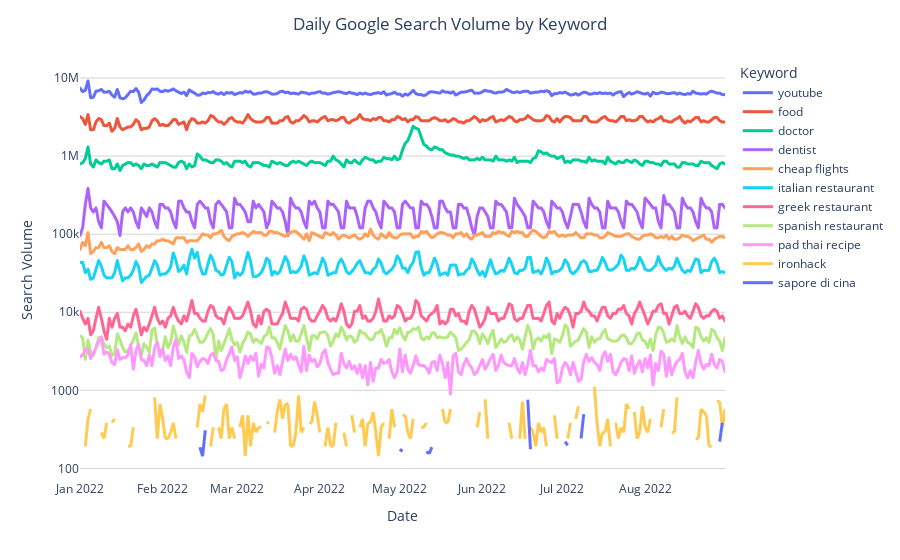

The cell this chart's notebook holds for it:
### Code cell
fig = px.line(df4, x='date', y="searchvolume", color="query", log_y=True)
fig.update_layout(
    title='Daily Google Search Volume by Keyword',
    xaxis_title="Date",
    yaxis_title="Search Volume",
    legend_title_text='Keyword',
    title_x=0.5,
    paper_bgcolor='rgba(0,0,0,0)',
    plot_bgcolor='rgba(0,0,0,0)'
)
fig.update_yaxes(showgrid=True, gridwidth=1, gridcolor='lightgrey', tickvals=[10000000, 1000000, 100000, 10000,1000, 100,])
fig.update_traces(line=dict(width=3))
fig.show()

### Figure 1 — Plotly figure (JSON) as saved in the notebook; plotly's stock layout.template omitted (floating-point values rounded to 4 significant figures; data arrays with more than 128 entries replaced by an {"elided": "..."} marker saying what was removed)
{"data": [{"hovertemplate": "query=youtube<br>date=%{x}<br>searchvolume=%{y}<extra></extra>", "legendgroup": "youtube", "line": {"color": "#636efa", "dash": "solid", "width": 3}, "marker": {"symbol": "circle"}, "mode": "lines", "name": "youtube", "showlegend": true, "type": "scattergl", "x": {"elided": "243 str values"}, "xaxis": "x", "y": {"elided": "243 int values"}, "yaxis": "y"}, {"hovertemplate": "query=food<br>date=%{x}<br>searchvolume=%{y}<extra></extra>", "legendgroup": "food", "line": {"color": "#EF553B", "dash": "solid", "width": 3}, "marker": {"symbol": "circle"}, "mode": "lines", "name": "food", "showlegend": true, "type": "scattergl", "x": {"elided": "243 str values"}, "xaxis": "x", "y": {"elided": "243 int values"}, "yaxis": "y"}, {"hovertemplate": "query=doctor<br>date=%{x}<br>searchvolume=%{y}<extra></extra>", "legendgroup": "doctor", "line": {"color": "#00cc96", "dash": "solid", "width": 3}, "marker": {"symbol": "circle"}, "mode": "lines", "name": "doctor", "showlegend": true, "type": "scattergl", "x": {"elided": "243 str values"}, "xaxis": "x", "y": {"elided": "243 int values"}, "yaxis": "y"}, {"hovertemplate": "query=dentist<br>date=%{x}<br>searchvolume=%{y}<extra></extra>", "legendgroup": "dentist", "line": {"color": "#ab63fa", "dash": "solid", "width": 3}, "marker": {"symbol": "circle"}, "mode": "lines", "name": "dentist", "showlegend": true, "type": "scattergl", "x": {"elided": "243 str values"}, "xaxis": "x", "y": {"elided": "243 int values"}, "yaxis": "y"}, {"hovertemplate": "query=cheap flights<br>date=%{x}<br>searchvolume=%{y}<extra></extra>", "legendgroup": "cheap flights", "line": {"color": "#FFA15A", "dash": "solid", "width": 3}, "marker": {"symbol": "circle"}, "mode": "lines", "name": "cheap flights", "showlegend": true, "type": "scattergl", "x": {"elided": "243 str values"}, "xaxis": "x", "y": {"elided": "243 int values"}, "yaxis": "y"}, {"hovertemplate": "query=italian restaurant<br>date=%{x}<br>searchvolume=%{y}<extra></extra>", "legendgroup": "italian restaurant", "line": {"color": "#19d3f3", "dash": "solid", "width": 3}, "marker": {"symbol": "circle"}, "mode": "lines", "name": "italian restaurant", "showlegend": true, "type": "scattergl", "x": {"elided": "243 str values"}, "xaxis": "x", "y": {"elided": "243 int values"}, "yaxis": "y"}, {"hovertemplate": "query=greek restaurant<br>date=%{x}<br>searchvolume=%{y}<extra></extra>", "legendgroup": "greek restaurant", "line": {"color": "#FF6692", "dash": "solid", "width": 3}, "marker": {"symbol": "circle"}, "mode": "lines", "name": "greek restaurant", "showlegend": true, "type": "scattergl", "x": {"elided": "243 str values"}, "xaxis": "x", "y": {"elided": "243 int values"}, "yaxis": "y"}, {"hovertemplate": "query=spanish restaurant<br>date=%{x}<br>searchvolume=%{y}<extra></extra>", "legendgroup": "spanish restaurant", "line": {"color": "#B6E880", "dash": "solid", "width": 3}, "marker": {"symbol": "circle"}, "mode": "lines", "name": "spanish restaurant", "showlegend": true, "type": "scattergl", "x": {"elided": "243 str values"}, "xaxis": "x", "y": {"elided": "243 int values"}, "yaxis": "y"}, {"hovertemplate": "query=pad thai recipe<br>date=%{x}<br>searchvolume=%{y}<extra></extra>", "legendgroup": "pad thai recipe", "line": {"color": "#FF97FF", "dash": "solid", "width": 3}, "marker": {"symbol": "circle"}, "mode": "lines", "name": "pad thai recipe", "showlegend": true, "type": "scattergl", "x": {"elided": "243 str values"}, "xaxis": "x", "y": {"elided": "243 int values"}, "yaxis": "y"}, {"hovertemplate": "query=ironhack<br>date=%{x}<br>searchvolume=%{y}<extra></extra>", "legendgroup": "ironhack", "line": {"color": "#FECB52", "dash": "solid", "width": 3}, "marker": {"symbol": "circle"}, "mode": "lines", "name": "ironhack", "showlegend": true, "type": "scattergl", "x": {"elided": "243 str values"}, "xaxis": "x", "y": {"elided": "243 int values"}, "yaxis": "y"}, {"hovertemplate": "query=sapore di cina<br>date=%{x}<br>searchvolume=%{y}<extra></extra>", "legendgroup": "sapore di cina", "line": {"color": "#636efa", "dash": "solid", "width": 3}, "marker": {"symbol": "circle"}, "mode": "lines", "name": "sapore di cina", "showlegend": true, "type": "scattergl", "x": {"elided": "243 str values"}, "xaxis": "x", "y": {"elided": "243 int values"}, "yaxis": "y"}], "layout": {"legend": {"title": {"text": "Keyword"}, "tracegroupgap": 0}, "margin": {"t": 60}, "paper_bgcolor": "rgba(0,0,0,0)", "plot_bgcolor": "rgba(0,0,0,0)", "title": {"text": "Daily Google Search Volume by Keyword", "x": 0.5}, "xaxis": {"anchor": "y", "domain": [0, 1], "title": {"text": "Date"}}, "yaxis": {"anchor": "x", "domain": [0, 1], "gridcolor": "lightgrey", "gridwidth": 1, "showgrid": true, "tickvals": [10000000, 1000000, 100000, 10000, 1000, 100], "title": {"text": "Search Volume"}, "type": "log"}}}
